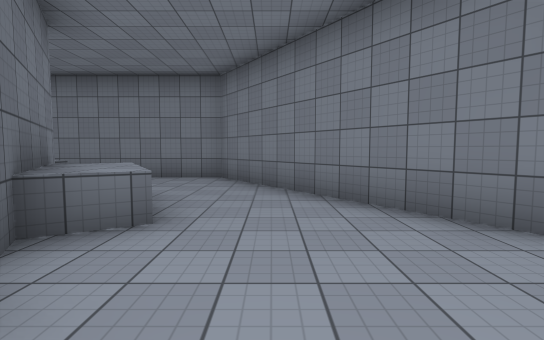
view 1 (above)

21 first-person views from a walk through a Unity game level. The camera is 1.4 m above the floor, tilts 4° down and sees 85° across. Doors are open. The floor is counted in squares, 2 m on a side. Each view is taken from the middle of a square. On the plan, view 1 faces up. The plan holds only what a view shows up to about 10 squares ahead; the rest is blank. The place goes on beyond the plan. The player character is not drawn. Surface patterns are stand-ins for the level's own textures.

view 2
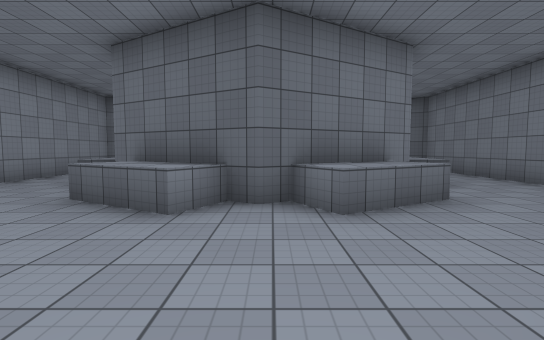

view 3
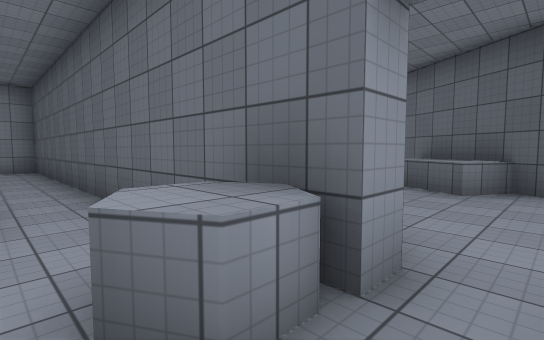

view 4
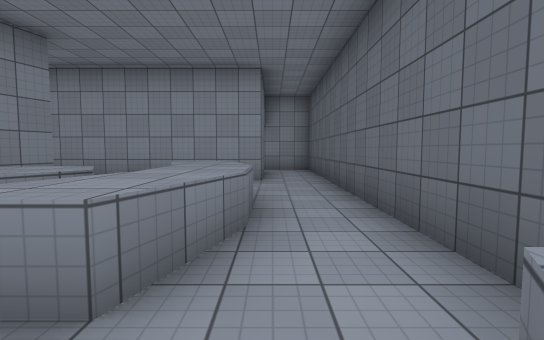

view 5
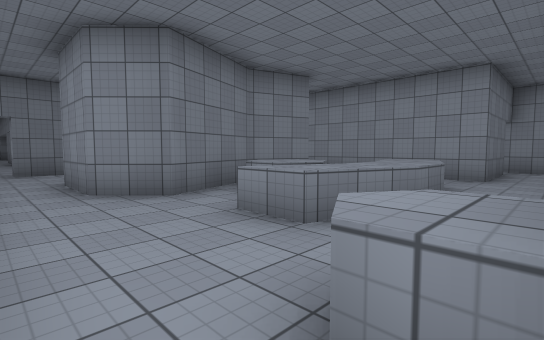

view 6
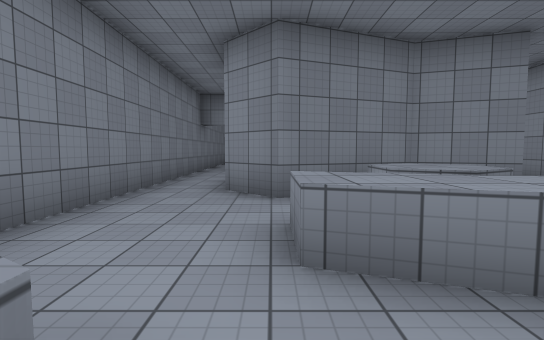

view 7
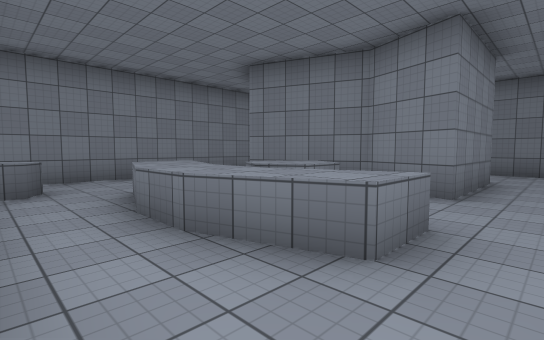

view 8
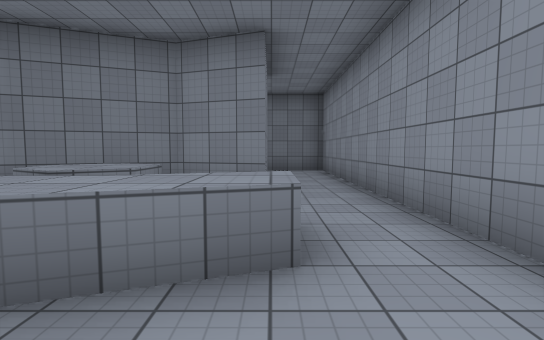

view 9
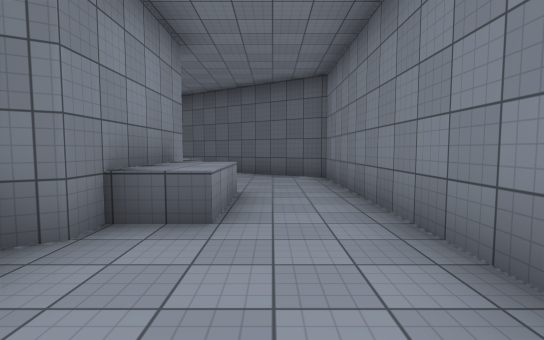

view 10
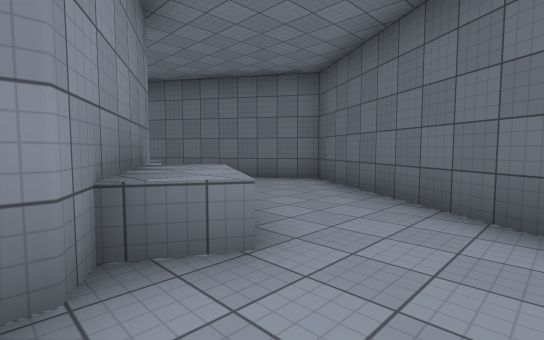

view 11
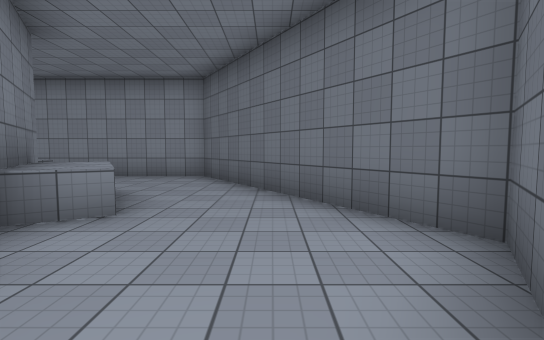

view 12
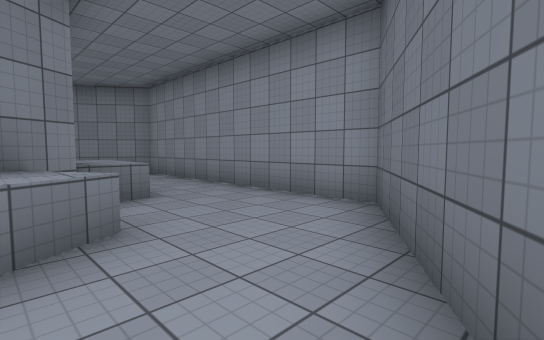

view 13
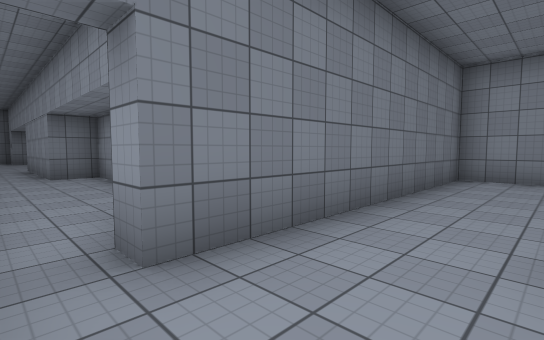

view 14
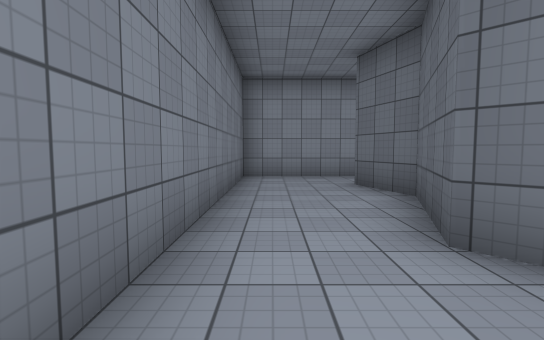

view 15
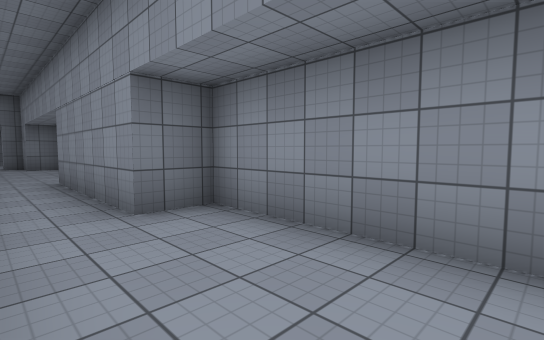

view 16
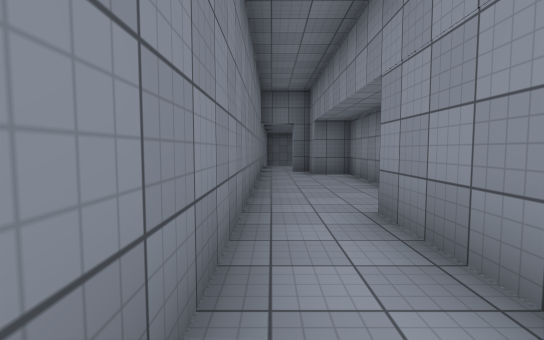

view 17
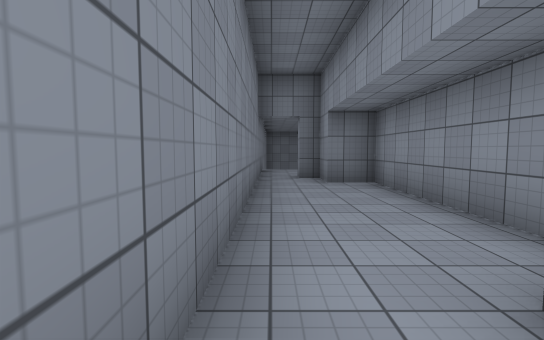

view 18
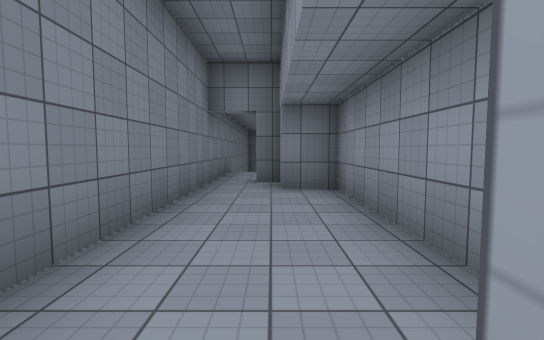

view 19
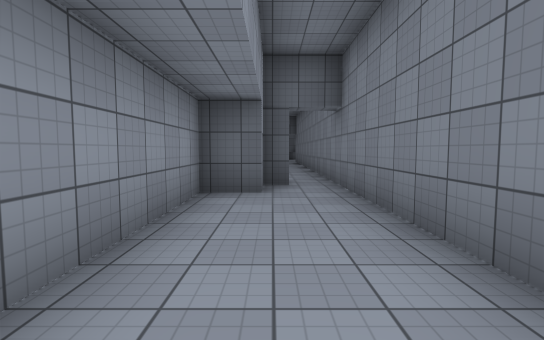

view 20
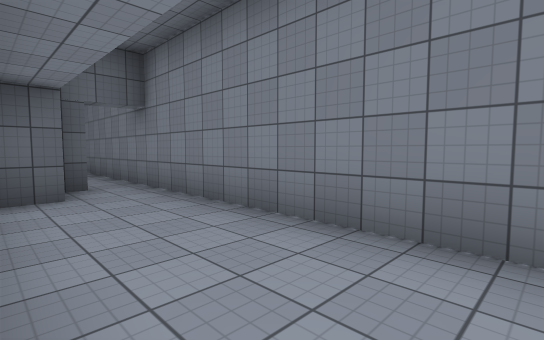

view 21
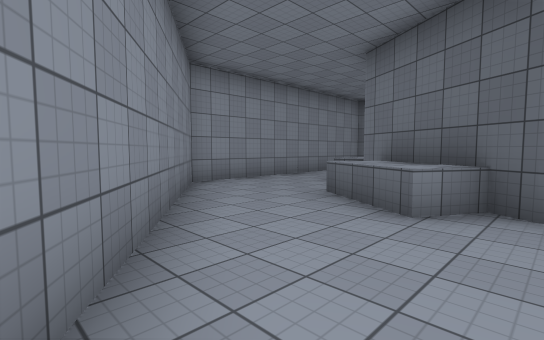

### Floor plan
Key: @ floor where view 1 was taken; # wall or solid block; . floor; ^ raised ledge.
Columns run from 12 left of view 1 to 32 right of it. Each row starts with its distance up from view 1.
  8    #########
  7    #.......##
  6   ##........##
  5  ##....^^....#
  4  #...^####^..##
  3 ##..^#   #^^..###############################
  2 #....#   ##..................................
  1 #...^#   ##...#^.........#................#.
  0 ##...^# ##^.@.#.....###..##.....####.....##
 -1  ##....^#....##..^..###..########  #######
 -2   #.........###..^^^###..#
 -3   ##........# #..^..###..#
 -4    ########## #..^..###..#
 -5               #..........#
 -6               #.##########
 -7               #.#
 -8               #.#
 -9               #..
-10               ###

Positions as (right, up) in squares from view 1, and headings:
1: (0, 0), facing up
2: (2, 2), facing left
3: (4, 2), facing down-left
4: (4, 1), facing down
5: (3, 2), facing down-right
6: (3, 0), facing right
7: (3, -5), facing up-right
8: (3, -4), facing right
9: (-1, 6), facing left
10: (-6, 6), facing down-left
11: (-10, 4), facing down
12: (-10, 0), facing down-right
13: (11, 2), facing down-right
14: (12, 2), facing down
15: (16, 2), facing down-right
16: (20, 2), facing right
17: (22, 2), facing right
18: (23, 1), facing right
19: (19, 1), facing left
20: (19, 0), facing up-left
21: (2, 2), facing down-left
